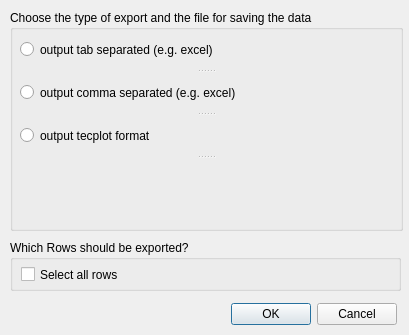
<?xml version="1.0" encoding="UTF-8"?>
<ui version="4.0">
 <class>Sys_Export_Dia</class>
 <widget class="QDialog" name="Sys_Export_Dia">
  <property name="geometry">
   <rect>
    <x>0</x>
    <y>0</y>
    <width>409</width>
    <height>335</height>
   </rect>
  </property>
  <property name="windowTitle">
   <string>Export to file</string>
  </property>
  <widget class="QGroupBox" name="label_header">
   <property name="geometry">
    <rect>
     <x>10</x>
     <y>10</y>
     <width>393</width>
     <height>221</height>
    </rect>
   </property>
   <property name="sizePolicy">
    <sizepolicy hsizetype="Preferred" vsizetype="Fixed">
     <horstretch>0</horstretch>
     <verstretch>0</verstretch>
    </sizepolicy>
   </property>
   <property name="title">
    <string>Choose the type of export and the file for saving the data</string>
   </property>
   <widget class="QSplitter" name="splitter_2">
    <property name="geometry">
     <rect>
      <x>10</x>
      <y>20</y>
      <width>371</width>
      <height>191</height>
     </rect>
    </property>
    <property name="orientation">
     <enum>Qt::Vertical</enum>
    </property>
    <widget class="QSplitter" name="splitter">
     <property name="orientation">
      <enum>Qt::Vertical</enum>
     </property>
     <widget class="QRadioButton" name="radioButton_excel_tab">
      <property name="text">
       <string>output tab separated (e.g. excel)</string>
      </property>
     </widget>
     <widget class="QRadioButton" name="radioButton_excel_comma">
      <property name="text">
       <string>output comma separated (e.g. excel)</string>
      </property>
     </widget>
     <widget class="QRadioButton" name="radioButton_tecplot">
      <property name="text">
       <string>output tecplot format</string>
      </property>
     </widget>
    </widget>
    <widget class="Sys_One_Filechooser_Wid" name="file_chooser" native="true">
     <property name="sizePolicy">
      <sizepolicy hsizetype="Fixed" vsizetype="MinimumExpanding">
       <horstretch>0</horstretch>
       <verstretch>0</verstretch>
      </sizepolicy>
     </property>
    </widget>
   </widget>
  </widget>
  <widget class="QGroupBox" name="selectAll_GroupBox">
   <property name="geometry">
    <rect>
     <x>10</x>
     <y>240</y>
     <width>391</width>
     <height>51</height>
    </rect>
   </property>
   <property name="sizePolicy">
    <sizepolicy hsizetype="Fixed" vsizetype="Fixed">
     <horstretch>0</horstretch>
     <verstretch>0</verstretch>
    </sizepolicy>
   </property>
   <property name="title">
    <string>Which Rows should be exported?</string>
   </property>
   <widget class="QCheckBox" name="selectAll_checkBox">
    <property name="geometry">
     <rect>
      <x>11</x>
      <y>25</y>
      <width>97</width>
      <height>19</height>
     </rect>
    </property>
    <property name="text">
     <string>Select all rows?</string>
    </property>
   </widget>
  </widget>
  <widget class="QWidget" name="layoutWidget">
   <property name="geometry">
    <rect>
     <x>16</x>
     <y>300</y>
     <width>381</width>
     <height>28</height>
    </rect>
   </property>
   <layout class="QHBoxLayout" name="horizontalLayout">
    <item>
     <spacer name="horizontalSpacer">
      <property name="orientation">
       <enum>Qt::Horizontal</enum>
      </property>
      <property name="sizeHint" stdset="0">
       <size>
        <width>208</width>
        <height>20</height>
       </size>
      </property>
     </spacer>
    </item>
    <item>
     <widget class="QPushButton" name="okButton">
      <property name="text">
       <string>OK</string>
      </property>
     </widget>
    </item>
    <item>
     <widget class="QPushButton" name="cancelButton">
      <property name="text">
       <string>Cancel</string>
      </property>
     </widget>
    </item>
   </layout>
  </widget>
 </widget>
 <customwidgets>
  <customwidget>
   <class>Sys_One_Filechooser_Wid</class>
   <extends>QWidget</extends>
   <header location="global">sys_one_filechooser_wid.h</header>
   <container>1</container>
  </customwidget>
 </customwidgets>
 <resources/>
 <connections/>
</ui>
